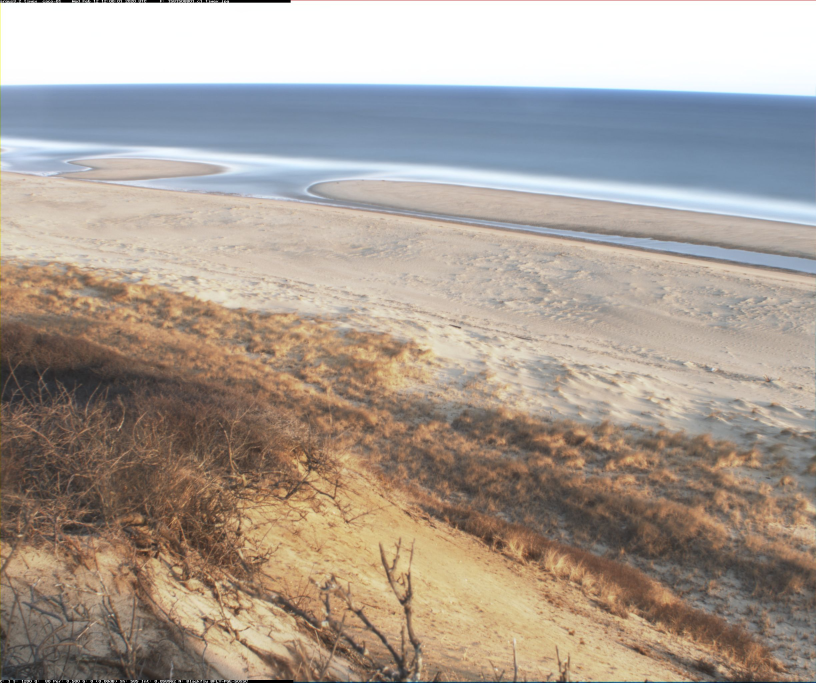
#> input picture 1581508801.c1.timex.jpg, 2448 x 2048 px, found by its file name (shown at 1/3 size)
$ jupyter execute test_detect_blur_fft.ipynb   (shell and % lines are left out)
#> lines starting #> are read from the running program, lines starting #| are printed output that depends on the picture; after the words box and inside, x2 and y2 are one past the last pixel; in counts of white or black regions, pixels touching at a corner belong together; long printed decimals are rounded
### coastcam_funcs.py
#
import numpy as np
import datetime
import os
from dateutil import tz
from skimage import io
from skimage.color import rgb2gray
import astropy.coordinates as ap_coord
from astropy.time import Time as ap_Time
import astropy.units as ap_units

import json
import yaml
import matplotlib.pyplot as plt

# TODO - Pass image arrays, rather than path names to these functions
#     - ...and eliminate packages required to load images

def estimate_sharpness(img):
    """
    Estimate image sharpness and contrast
    Input:
        img - np.ndarray representing image
              img read as skimage.io.imread( 'imagefilename.jpg' )
    Returns:
        s,c - sharpness and contrast estimates

    https://stackoverflow.com/questions/6646371/detect-which-image-is-sharper
    """
    array = np.asarray(rgb2gray(img), dtype=np.int32)
    contrast = array.std()
    gy, gx = np.gradient(array)
    gnorm = np.sqrt(gx**2 + gy**2)
    sharpness = np.average(gnorm)
    return sharpness, contrast

def average_color(img):
    """ Calculate the average pixel intensity of an image
    Input:
        img - np.ndarray representing image
              img read as Image.open using PIL
    Returns:
        av, avall - av (np.array of average r, g, b values), avall average of r,g,b
    """
    array = np.asarray( img )
    av = array.mean(axis=0).mean(axis=0)
    avall = av.mean(axis=0)
    return av, avall

def detect_blur_fft(img, size=60, vis=False):
    """ Use high-frequency content of image fft to determine blur
    Input:
        img - np.ndarray representing image
              img read as skimage.io.imread( 'imagefilename.jpg' )
    Returns:
        av, avall - av (np.array of average r, g, b values), avall average of r,g,b
    From: https://www.pyimagesearch.com/2020/06/15/opencv-fast-fourier-transform-fft-for-blur-detection-in-images-and-video-streams/

    This is slower than estimate_sharpness and not any better as a metric for quality
    """

    # grab the dimensions of the image and use the dimensions to
    # derive the center (x, y)-coordinates
    imgbw = rgb2gray(img)
    (h, w) = imgbw.shape
    (cX, cY) = (int(w / 2.0), int(h / 2.0))
    fft = np.fft.fft2(img)
    fftShift = np.fft.fftshift(fft)
    # zero-out the center of the FFT shift (i.e., remove low
    # frequencies), apply the inverse shift such that the DC
    # component once again becomes the top-left, and then apply
    # the inverse FFT
    fftShift[cY - size:cY + size, cX - size:cX + size] = 0
    # check to see if we are visualizing our output
    if vis:
        # compute the magnitude spectrum of the transform
        np.seterr(all='ignore') # suppress log of zero error
        magnitude = 20 * np.log(np.abs(fftShift))
        # display the original input image
        (fig, ax) = plt.subplots(1, 2, )
        ax[0].imshow(img, cmap="gray")
        ax[0].set_title("Input")
        ax[0].set_xticks([])
        ax[0].set_yticks([])
        # display the magnitude image
        ax[1].imshow(magnitude, cmap="gray")
        ax[1].set_title("Magnitude Spectrum")
        ax[1].set_xticks([])
        ax[1].set_yticks([])
        # show our plots
        plt.show()

    fftShift = np.fft.ifftshift(fftShift)
    recon = np.fft.ifft2(fftShift)
    # compute the magnitude spectrum of the reconstructed image,
    # then compute the mean of the magnitude values
    magnitude = 20 * np.log(np.abs(recon))
    mean = np.mean(magnitude)
    # the image will be considered "blurry" if the mean value of the
    # magnitudes is less than the threshold value
    return mean

# [162 lines left out: functions json2dict, yaml2dict, sun_az_zen, days_in_year, solar_noon_offset, datetime2matlabdn and 4 more, not called in this run]

### tests/test_detect_blur_fft.ipynb
[cell 1]
# import the necessary packages
import fsspec
from skimage import io
import matplotlib.pyplot as plt
import numpy as np
# allows loading of functions from the src directory
import sys
sys.path.insert(1, '../')
from coastcam_funcs import *

use_s3=False
if use_s3:
    imdir='cmgp-coastcam/cameras/caco-01/products/'
    fs = fsspec.filesystem('s3',profile='coastcam')
else:
    imdir='../data/'


files = ['1581508801.c1.timex.jpg','1581508801.c2.timex.jpg']

f = imdir+files[0]

[cell 2]
img = io.imread(f)
#> img is the input picture: shape (2048, 2448, 3); mean R, G, B 169.5, 158.1, 148
print(type(img))
#| <class 'numpy.ndarray'>

[cell 3]
for i in range(0,10):
    s,c = estimate_sharpness(img)
#> this loop made 10 passes
#> pass 1, in estimate_sharpness, `array = np.asarray(rgb2gray(img), dtype=np.int32)`:
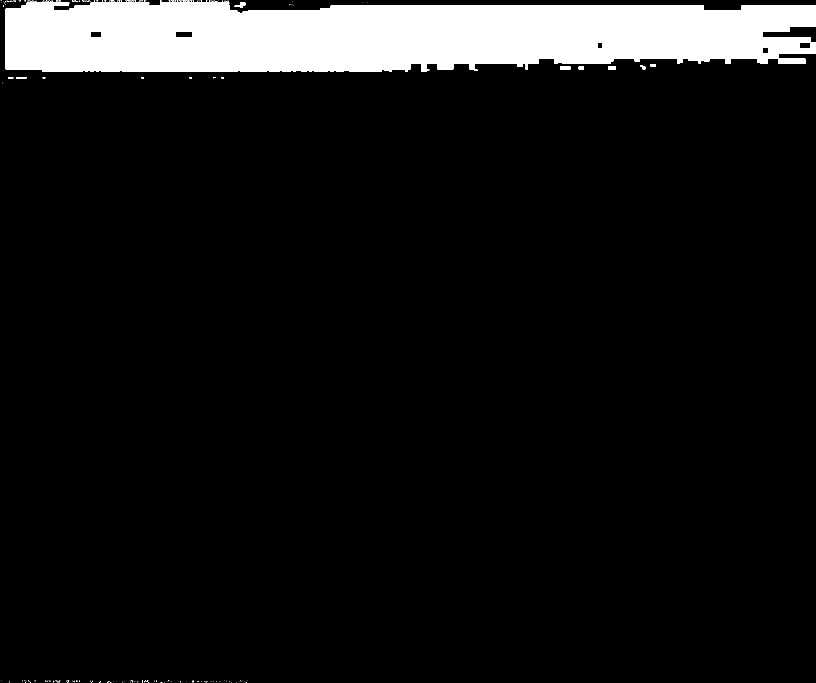
#> array: shape (2048, 2448) int32 (shown at 1/3 size); values 0 (black) and 1 (white), 8.7% white; 354 white regions (340 under 20 px), largest, box (x1, y1, x2, y2) and area: (17, 2, 2448, 216) 435570, (704, 8, 736, 24) 264, (1680, 200, 1712, 208) 256
#> pass 1, in estimate_sharpness, `gy, gx = np.gradient(array)`:
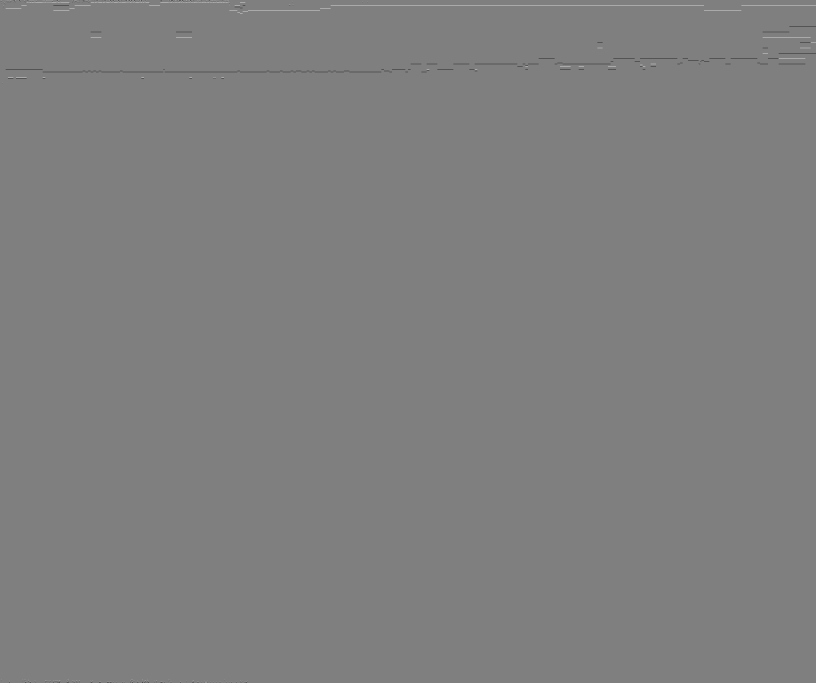
#> gy: shape (2048, 2448) float64 (shown at 1/3 size); min -1, max 1, mean -2.61e-05; drawn with min black and max white
#> pass 1, in estimate_sharpness, `gnorm = np.sqrt(gx**2 + gy**2)`:
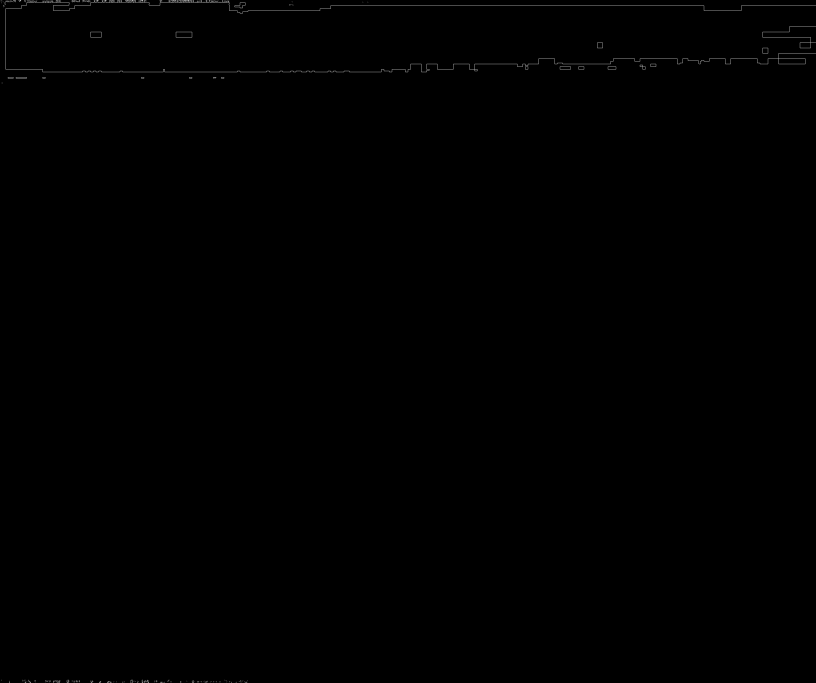
#> gnorm: shape (2048, 2448) float64 (shown at 1/3 size); min 0, max 1.12, mean 0.00177; drawn with min black and max white
print('sharpness, contrast: ',s,c)
#| sharpness, contrast:  0.001769 0.2824

[cell 4]
for i in range(0,10):
    blur = detect_blur_fft(img, vis=False)
#> this loop made 10 passes
#> pass 1, in detect_blur_fft, `imgbw = rgb2gray(img)`:
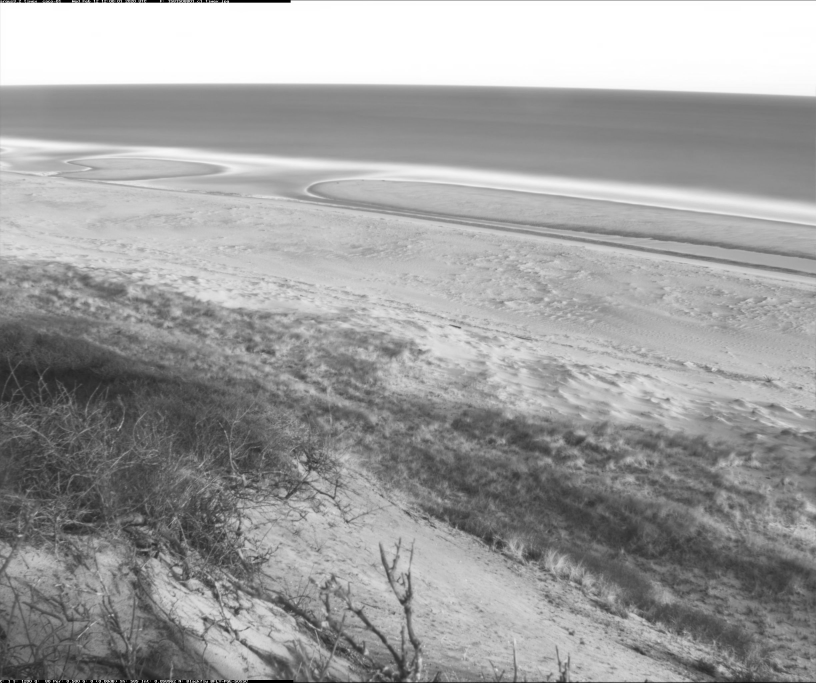
#> imgbw: shape (2048, 2448) float64 (shown at 1/3 size); min 0, max 1, mean 0.627
#> pass 1, in detect_blur_fft, `magnitude = 20 * np.log(np.abs(recon))`:
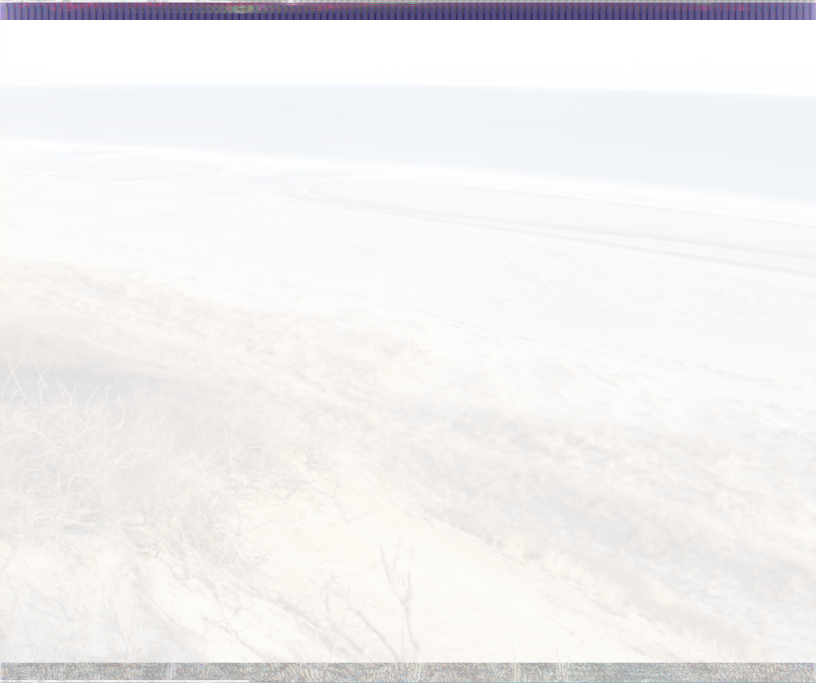
#> magnitude: shape (2048, 2448, 3) float64 (shown at 1/3 size); mean of channels 0, 1, 2 94.8, 92.8, 92.3; drawn with min black and max white
print('blur: ',blur)
#| blur:  93.292

[cell 5]
for i in range(0,10):
    av, avall = average_color(img)
print('avg color, avall',av, avall)
#| avg color, avall [169.493 158.118 147.990] 158.534
